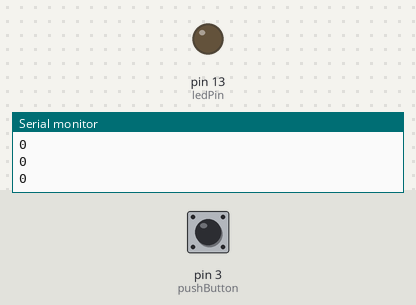
A sketch run on a simulated Arduino Uno, built with avr-gcc and run on an emulated ATmega328P. Parts: output pins drawn as LEDs (lit = HIGH), the last lines printed to the serial monitor. Inputs (shaded band) come from the test bench; at power-on: pin 3 (pushButton) LOW.

Above: at 1.2 s.
1.3 s: pin 3 (pushButton) pulled HIGH for 0.15 s
At 1.38 s:
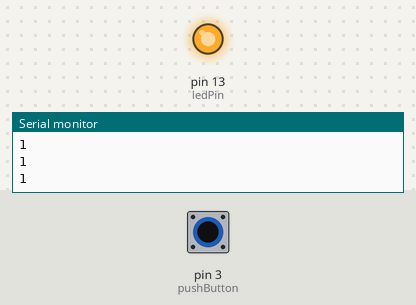
2.9 s: pin 3 (pushButton) pulled HIGH for 3.2 s
At 7.2 s:
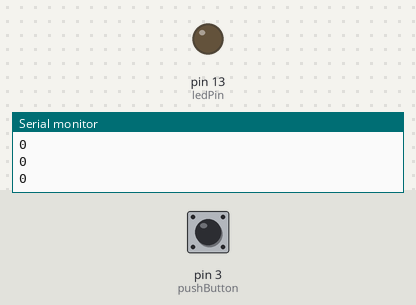
Timing chart, 0 to 8.7 s (numbered marks = the images above; inputs shaded):
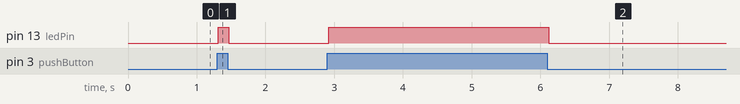

Measured:
- after the input at 1.3 s, pin 13 (ledPin): LOW → HIGH at once, → LOW 0.15 s later
- after the input at 2.9 s, pin 13 (ledPin): LOW → HIGH at once, → LOW 3.2 s later

The sketch:

DigitalReadSerial.ino
```cpp
// digital pin 2 has a pushbutton attached to it. Give it a name:
int pushButton = 3;
const int ledPin = 13;    // the number of the LED pin
// the setup routine runs once when you press reset:
void setup() {
  // initialize serial communication at 9600 bits per second:
  Serial.begin(9600);
  // make the pushbutton's pin an input:
  pinMode(pushButton, INPUT);

  // initialize the LED pin as an output:
  pinMode(ledPin, OUTPUT);

}

// the loop routine runs over and over again forever:
void loop() {
  // read the input pin:
  int buttonState = digitalRead(pushButton);

  // print out the state of the button:
  Serial.println(buttonState);
  delay(10);  // delay in between reads for stability
  if (buttonState == HIGH) {
    // turn LED on:
    digitalWrite(ledPin, HIGH);
  } else {
    // turn LED off:
    digitalWrite(ledPin, LOW);
  }
}
```
